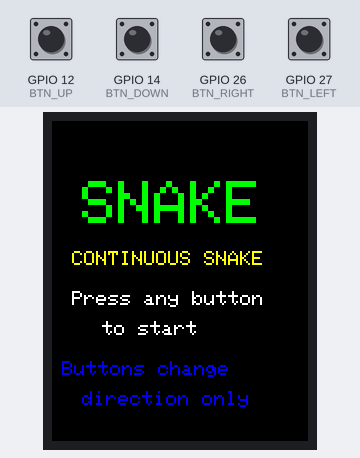
Recording of a sketch running on a simulated ESP32. Shown: 128×160 colour display. The test bench sets the inputs (shaded band); at power-on: GPIO 12 (BTN_UP), GPIO 14 (BTN_DOWN), GPIO 26 (BTN_RIGHT), GPIO 27 (BTN_LEFT) HIGH. Random numbers use the default seed unless the sketch sets one; what the sketch prints to the serial monitor is not drawn.

Above: at 1.4 s.
1.5 s: GPIO 12 (BTN_UP) pulled LOW for 0.15 s
At 1.71 s:
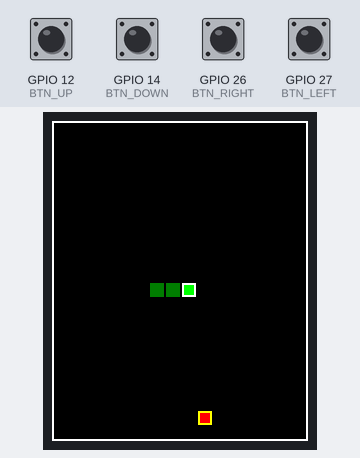
3.9 s: GPIO 26 (BTN_RIGHT) pulled LOW for 0.15 s
At 4.43 s:
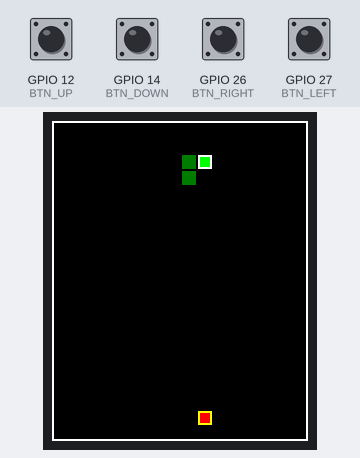
7.0 s: GPIO 14 (BTN_DOWN) pulled LOW for 0.15 s
At 7.24 s:
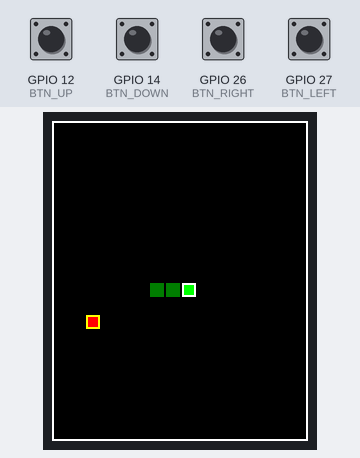
8.6 s: GPIO 27 (BTN_LEFT) pulled LOW for 1 s
At 10.01 s:
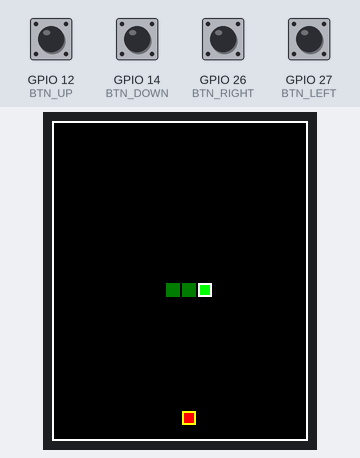
11.1 s: GPIO 14 (BTN_DOWN) pulled LOW for 1 s
At 11.52 s:
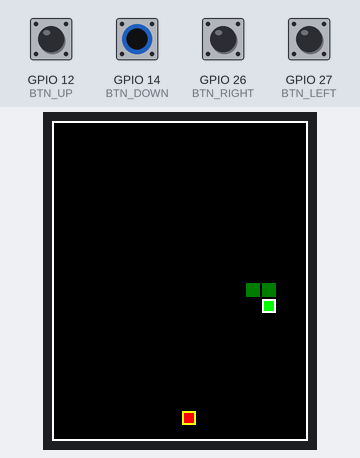
13.6 s: GPIO 27 (BTN_LEFT) pulled LOW for 0.15 s
At 13.94 s:
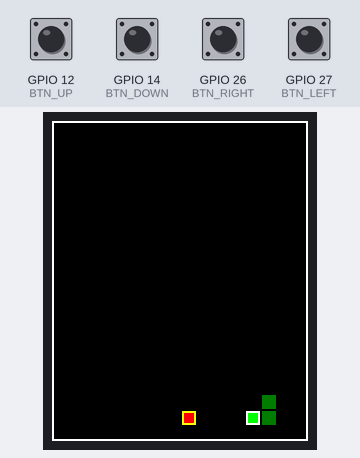
Timing chart, 0 to 16.2 s (numbered marks = the images above; inputs shaded):
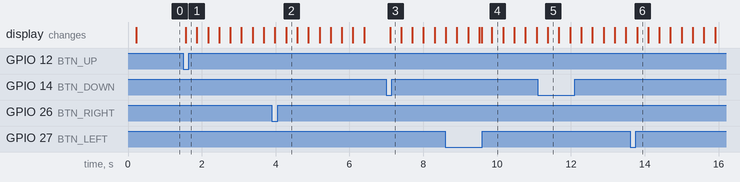

Measured:
- after the input at 1.5 s, the display: changes after 0.06 s (image 1)
- after the input at 7.0 s, the display: changes after 0.10 s (image 3)

The sketch:

sketch_aug15a.ino
```cpp
/*
 * ESP32 Snake Game for 1.8" ST7735 TFT Display
 * Compatible with NodeMCU-32S
 * Updated Version with Button Debug and Both Game Modes
 *
 * Pin Connections:
 * TFT Display (ST7735):
 * - VCC -> 3.3V
 * - GND -> GND
 * - CLK -> GPIO18 (SCK)
 * - DIN -> GPIO23 (MOSI)
 * - CS  -> GPIO5
 * - D/C -> GPIO2
 * - RST -> GPIO4
 * - BL  -> 3.3V
 *
 * 4-Pin Push Buttons:
 * Each button has 4 pins in 2 pairs. Connect one pin from each pair:
 * - UP    -> GPIO12 (one pin) + GND (opposite pair pin)
 * - DOWN  -> GPIO14 (one pin) + GND (opposite pair pin)
 * - LEFT  -> GPIO27 (one pin) + GND (opposite pair pin)
 * - RIGHT -> GPIO26 (one pin) + GND (opposite pair pin)
 *
 * Required Libraries:
 * - Adafruit_GFX
 * - Adafruit_ST7735
 */

#include <Adafruit_GFX.h>
#include <Adafruit_ST7735.h>
#include <SPI.h>

// TFT Display pins
#define TFT_CS    5
#define TFT_RST   4
#define TFT_DC    2

// Button pins
#define BTN_UP    12
#define BTN_DOWN  14
#define BTN_LEFT  27
#define BTN_RIGHT 26

// Game settings
#define GRID_SIZE 8
#define GRID_WIDTH (128 / GRID_SIZE)
#define GRID_HEIGHT (160 / GRID_SIZE)
#define MAX_SNAKE_LENGTH 50

// Game mode selection
#define MANUAL_MODE 1    // Snake moves only when button pressed
#define AUTO_MODE 0      // Snake moves automatically
#define GAME_MODE AUTO_MODE  // Traditional snake game with continuous movement

// Colors
#define BLACK    0x0000
#define GREEN    0x07E0
#define RED      0xF800
#define BLUE     0x001F
#define YELLOW   0xFFE0
#define WHITE    0xFFFF
#define GRAY     0x8410
#define DARK_GREEN 0x03E0

Adafruit_ST7735 tft = Adafruit_ST7735(TFT_CS, TFT_DC, TFT_RST);

// Game variables
struct Point {
  int x, y;
};

Point snake[MAX_SNAKE_LENGTH];
Point food;
int snakeLength = 3;
int direction = 0; // 0=right, 1=down, 2=left, 3=up
int score = 0;
bool gameOver = false;
bool gameStarted = false;

// Timing variables
unsigned long lastMoveTime = 0;
unsigned long moveInterval = 300; // milliseconds between auto moves (faster)
unsigned long lastButtonRead = 0;

void setup() {
  Serial.begin(115200);
  Serial.println("ESP32 Snake Game Starting...");

  // Initialize TFT
  tft.initR(INITR_BLACKTAB);
  tft.setRotation(0);
  tft.fillScreen(BLACK);

  // Initialize buttons with internal pull-up resistors
  pinMode(BTN_UP, INPUT_PULLUP);
  pinMode(BTN_DOWN, INPUT_PULLUP);
  pinMode(BTN_LEFT, INPUT_PULLUP);
  pinMode(BTN_RIGHT, INPUT_PULLUP);

  Serial.println("Buttons initialized with pull-up resistors");
  Serial.println("Button Test: Press buttons to see readings...");

  // Initialize game
  initGame();
  showStartScreen();
}

void loop() {
  // Debug button readings (comment out after testing works)
  // debugButtons();

  if (!gameStarted) {
    if (readButtons() != -1) {
      gameStarted = true;
      initGame();
      drawGame();
      Serial.println("Game Started!");
    }
    return;
  }

  if (gameOver) {
    if (readButtons() != -1) {
      gameOver = false;
      gameStarted = true;
      initGame();
      drawGame();
      Serial.println("Game Restarted!");
    }
    return;
  }

  // TRADITIONAL SNAKE GAME: Continuous movement with direction changes

  // Read button input to change direction (buttons don't move, just change direction)
  int input = readButtons();
  if (input != -1) {
    updateDirection(input);
  }

  // Snake moves automatically at regular intervals
  if (millis() - lastMoveTime >= moveInterval) {
    lastMoveTime = millis();

    // Move snake automatically
    moveSnake();

    // Check collisions
    checkCollisions();

    // Update display
    if (!gameOver) {
      drawGame();

      // Increase speed as score increases (make game harder)
      if (score >= 100) moveInterval = 150;        // Very fast
      else if (score >= 50) moveInterval = 200;    // Fast
      else if (score >= 20) moveInterval = 250;    // Medium-fast
    } else {
      showGameOver();
    }
  }

  delay(5); // Very small delay for button responsiveness
}

void debugButtons() {
  static unsigned long lastDebug = 0;
  if (millis() - lastDebug > 1000) { // Print every second
    lastDebug = millis();
    Serial.print("Buttons - UP:");
    Serial.print(digitalRead(BTN_UP) ? "1" : "0");
    Serial.print(" DOWN:");
    Serial.print(digitalRead(BTN_DOWN) ? "1" : "0");
    Serial.print(" LEFT:");
    Serial.print(digitalRead(BTN_LEFT) ? "1" : "0");
    Serial.print(" RIGHT:");
    Serial.println(digitalRead(BTN_RIGHT) ? "1" : "0");
  }
}

void initGame() {
  // Initialize snake in center, moving right
  snakeLength = 3;
  snake[0] = {GRID_WIDTH/2, GRID_HEIGHT/2};       // Head
  snake[1] = {GRID_WIDTH/2 - 1, GRID_HEIGHT/2};   // Body
  snake[2] = {GRID_WIDTH/2 - 2, GRID_HEIGHT/2};   // Tail

  direction = 0; // Start moving right
  score = 0;
  gameOver = false;
  moveInterval = 300; // Reset to normal speed
  lastMoveTime = millis(); // Initialize timing

  // Generate first food
  generateFood();

  // Clear screen
  tft.fillScreen(BLACK);

  Serial.println("Game initialized - Snake will move continuously!");
}

void showStartScreen() {
  tft.fillScreen(BLACK);

  // Title
  tft.setTextColor(GREEN);
  tft.setTextSize(3);
  tft.setCursor(15, 30);
  tft.print("SNAKE");

  // Mode indicator
  tft.setTextColor(YELLOW);
  tft.setTextSize(1);
  tft.setCursor(10, 65);
  tft.print("CONTINUOUS SNAKE");

  // Instructions
  tft.setTextColor(WHITE);
  tft.setCursor(10, 85);
  tft.print("Press any button");
  tft.setCursor(25, 100);
  tft.print("to start");

  // Controls
  tft.setTextColor(BLUE);
  tft.setCursor(5, 120);
  tft.print("Buttons change");
  tft.setCursor(15, 135);
  tft.print("direction only");

  Serial.println("Start screen displayed");
}

void showGameOver() {
  tft.fillScreen(BLACK);

  // Game Over text
  tft.setTextColor(RED);
  tft.setTextSize(2);
  tft.setCursor(15, 40);
  tft.print("GAME");
  tft.setCursor(20, 60);
  tft.print("OVER");

  // Score
  tft.setTextColor(WHITE);
  tft.setTextSize(1);
  tft.setCursor(25, 90);
  tft.print("Final Score: ");
  tft.print(score);

  tft.setCursor(30, 105);
  tft.print("Length: ");
  tft.print(snakeLength);

  // Restart instruction
  tft.setCursor(10, 125);
  tft.print("Press any button");
  tft.setCursor(15, 140);
  tft.print("to restart");

  Serial.print("Game Over! Final Score: ");
  Serial.println(score);
}

int readButtons() {
  if (millis() - lastButtonRead < 100) return -1; // Slightly longer debounce for direction changes
  lastButtonRead = millis();

  if (digitalRead(BTN_UP) == LOW) {
    Serial.println("Direction: UP");
    return 3; // Up
  }
  if (digitalRead(BTN_DOWN) == LOW) {
    Serial.println("Direction: DOWN");
    return 1; // Down
  }
  if (digitalRead(BTN_LEFT) == LOW) {
    Serial.println("Direction: LEFT");
    return 2; // Left
  }
  if (digitalRead(BTN_RIGHT) == LOW) {
    Serial.println("Direction: RIGHT");
    return 0; // Right
  }

  return -1; // No button pressed
}

void updateDirection(int newDir) {
  // Prevent immediate reverse direction (snake can't go backward into itself)
  if ((direction == 0 && newDir == 2) || // Right -> Left
      (direction == 2 && newDir == 0) || // Left -> Right
      (direction == 1 && newDir == 3) || // Down -> Up
      (direction == 3 && newDir == 1)) { // Up -> Down
    Serial.println("Reverse direction blocked");
    return;
  }

  direction = newDir;
  Serial.print("Direction changed to: ");
  String dirs[] = {"RIGHT", "DOWN", "LEFT", "UP"};
  Serial.println(dirs[direction]);
}

void moveSnake() {
  // Move body segments (start from tail)
  for (int i = snakeLength - 1; i > 0; i--) {
    snake[i] = snake[i - 1];
  }

  // Move head based on current direction
  switch (direction) {
    case 0: snake[0].x++; break; // Right
    case 1: snake[0].y++; break; // Down
    case 2: snake[0].x--; break; // Left
    case 3: snake[0].y--; break; // Up
  }
}

void checkCollisions() {
  // Wall collision
  if (snake[0].x < 0 || snake[0].x >= GRID_WIDTH ||
      snake[0].y < 0 || snake[0].y >= GRID_HEIGHT) {
    gameOver = true;
    Serial.println("Wall collision!");
    return;
  }

  // Self collision
  for (int i = 1; i < snakeLength; i++) {
    if (snake[0].x == snake[i].x && snake[0].y == snake[i].y) {
      gameOver = true;
      Serial.println("Self collision!");
      return;
    }
  }

  // Food collision
  if (snake[0].x == food.x && snake[0].y == food.y) {
    score += 10;
    snakeLength++;
    Serial.print("Food eaten! Score: ");
    Serial.print(score);
    Serial.print(", Length: ");
    Serial.println(snakeLength);

    if (snakeLength >= MAX_SNAKE_LENGTH) {
      gameOver = true; // Win condition
      Serial.println("Maximum length reached - You Win!");
      return;
    }
    generateFood();
  }
}

void generateFood() {
  bool validPosition = false;
  int attempts = 0;

  while (!validPosition && attempts < 100) {
    food.x = random(0, GRID_WIDTH);
    food.y = random(0, GRID_HEIGHT);

    validPosition = true;
    // Check if food spawns on snake
    for (int i = 0; i < snakeLength; i++) {
      if (food.x == snake[i].x && food.y == snake[i].y) {
        validPosition = false;
        break;
      }
    }
    attempts++;
  }

  Serial.print("New food at: (");
  Serial.print(food.x);
  Serial.print(", ");
  Serial.print(food.y);
  Serial.println(")");
}

void drawGame() {
  // Clear screen
  tft.fillScreen(BLACK);

  // Draw game border
  tft.drawRect(0, 0, 128, GRID_HEIGHT * GRID_SIZE, WHITE);

  // Draw snake
  for (int i = 0; i < snakeLength; i++) {
    int x = snake[i].x * GRID_SIZE + 1;
    int y = snake[i].y * GRID_SIZE + 1;

    if (i == 0) {
      // Head - bright green with border
      tft.fillRect(x, y, GRID_SIZE - 1, GRID_SIZE - 1, GREEN);
      tft.drawRect(x, y, GRID_SIZE - 1, GRID_SIZE - 1, WHITE);
    } else {
      // Body - darker green
      tft.fillRect(x, y, GRID_SIZE - 1, GRID_SIZE - 1, DARK_GREEN);
    }
  }

  // Draw food with animation effect
  int fx = food.x * GRID_SIZE + 1;
  int fy = food.y * GRID_SIZE + 1;
  tft.fillRect(fx, fy, GRID_SIZE - 1, GRID_SIZE - 1, RED);
  tft.drawRect(fx, fy, GRID_SIZE - 1, GRID_SIZE - 1, YELLOW);

  // Draw score and info
  int infoY = GRID_HEIGHT * GRID_SIZE + 5;
  tft.setTextColor(WHITE, BLACK);
  tft.setTextSize(1);

  tft.setCursor(5, infoY);
  tft.print("Score: ");
  tft.print(score);

  tft.setCursor(70, infoY);
  tft.print("Len: ");
  tft.print(snakeLength);

  // Game mode indicator
  tft.setCursor(5, infoY + 12);
  tft.setTextColor(YELLOW, BLACK);
  tft.print("SPEED:");

  // Speed indicator based on current moveInterval
  tft.setCursor(70, infoY + 12);
  if (moveInterval <= 150) tft.print("VERY FAST");
  else if (moveInterval <= 200) tft.print("FAST");
  else if (moveInterval <= 250) tft.print("MEDIUM");
  else tft.print("NORMAL");
}
```
